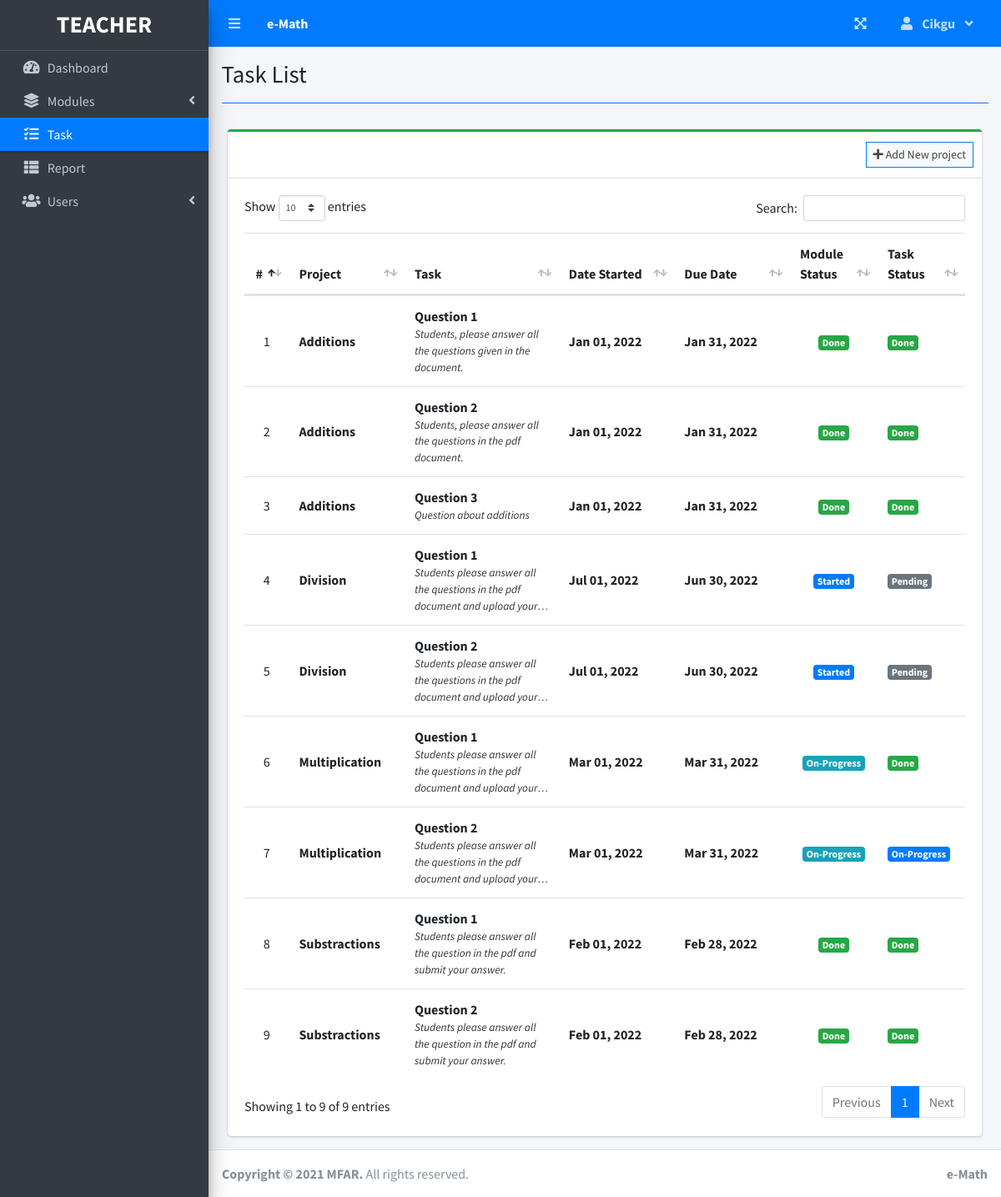
The app's page /index.php?page=task_list (signed in) with its own data.
### tables this page shows
CREATE TABLE `task_list` (
  `id` int(30) NOT NULL,
  `project_id` int(30) NOT NULL,
  `task` varchar(200) NOT NULL,
  `video` text NOT NULL,
  `material` text NOT NULL,
  `description` text NOT NULL,
  `status` tinyint(4) NOT NULL,
  `date_created` datetime NOT NULL DEFAULT current_timestamp()
);

CREATE TABLE `project_list` (
  `id` int(30) NOT NULL,
  `name` varchar(200) NOT NULL,
  `description` text NOT NULL,
  `video` text NOT NULL,
  `status` tinyint(2) NOT NULL,
  `start_date` date NOT NULL,
  `end_date` date NOT NULL,
  `manager_id` int(30) NOT NULL,
  `user_ids` text NOT NULL,
  `date_created` datetime NOT NULL DEFAULT current_timestamp()
);

### task_list.php (the view, shortened to what this page needs)
<?php include'db_connect.php' ?>
<div class="col-lg-12">
	<div class="card card-outline card-success">
		<div class="card-header">
			<div class="card-tools">
			<?php if($_SESSION['login_type'] != 2): ?>
				<a class="btn btn-block btn-sm btn-default btn-flat border-primary" href="./index.php?page=new_module"><i class="fa fa-plus"></i> Add New project</a>
				<?php endif; ?>
			</div>
		</div>
		<div class="card-body">
			<table class="table tabe-hover table-condensed" id="list">
				<colgroup>
					<col width="5%">
					<col width="15%">
					<col width="20%">
					<col width="15%">
					<col width="15%">
					<col width="10%">
					<col width="10%">
				</colgroup>
				<thead>
					<tr>
						<th class="text-center">#</th>
						<th>Project</th>
						<th>Task</th>
						<th>Date Started</th>
						<th>Due Date</th>
						<th>Module Status</th>
						<th>Task Status</th>
					</tr>
				</thead>
				<tbody>
					<?php
					$i = 1;
					$where = "";
					if($_SESSION['login_type'] == 1){
						$where = " where p.manager_id = '{$_SESSION['login_id']}' ";
					}elseif($_SESSION['login_type'] == 2){
						$where = " where concat('[',REPLACE(p.user_ids,',','],['),']') LIKE '%[{$_SESSION['login_id']}]%' ";
					}
					$stat = array("Pending","Started","On-Progress","On-Hold","Over Due","Done");
					$qry = $conn->query("SELECT t.*,p.name as pname,p.start_date,p.status as pstatus, p.end_date,p.id as pid FROM task_list t inner join project_list p on p.id = t.project_id $where order by p.name asc");
					while($row= $qry->fetch_assoc()):
						$trans = get_html_translation_table(HTML_ENTITIES,ENT_QUOTES);
						unset($trans["\""], $trans["<"], $trans[">"], $trans["<h2"]);
						$desc = strtr(html_entity_decode($row['description']),$trans);
						$desc=str_replace(array("<li>","</li>"), array("",", "), $desc);
		                $cprog = $conn->query("SELECT * FROM task_list where project_id = {$row['pid']} and status = 3")->num_rows;
		                $prod = $conn->query("SELECT * FROM user_productivity where project_id = {$row['pid']}")->num_rows;
		                if($row['pstatus'] == 0 && strtotime(date('Y-m-d')) >= strtotime($row['start_date'])):
		                if($prod  > 0  || $cprog > 0)
		                  $row['pstatus'] = 2;
		                else
		                  $row['pstatus'] = 1;
		                elseif($row['pstatus'] == 0 && strtotime(date('Y-m-d')) > strtotime($row['end_date'])):
		                $row['pstatus'] = 4;
		                endif;
					?>
					<tr>
						<td class="text-center"><?php echo $i++ ?></td>
						<td>
							<p><b><?php echo ucwords($row['pname']) ?></b></p>
						</td>
						<td>
							<p><b><?php echo ucwords($row['task']) ?></b></p>
							<p class="truncate"><?php echo strip_tags($desc) ?></p>
						</td>
						<td><b><?php echo date("M d, Y",strtotime($row['start_date'])) ?></b></td>
						<td><b><?php echo date("M d, Y",strtotime($row['end_date'])) ?></b></td>
						<td class="text-center">
							<?php
							  if($stat[$row['pstatus']] =='Pending'){
							  	echo "<span class='badge badge-secondary'>{$stat[$row['pstatus']]}</span>";
							  }elseif($stat[$row['pstatus']] =='Started'){
							  	echo "<span class='badge badge-primary'>{$stat[$row['pstatus']]}</span>";
							  }elseif($stat[$row['pstatus']] =='On-Progress'){
							  	echo "<span class='badge badge-info'>{$stat[$row['pstatus']]}</span>";
							  }elseif($stat[$row['pstatus']] =='On-Hold'){
							  	echo "<span class='badge badge-warning'>{$stat[$row['pstatus']]}</span>";
							  }elseif($stat[$row['pstatus']] =='Over Due'){
							  	echo "<span class='badge badge-danger'>{$stat[$row['pstatus']]}</span>";
							  }elseif($stat[$row['pstatus']] =='Done'){
							  	echo "<span class='badge badge-success'>{$stat[$row['pstatus']]}</span>";
							  }
							?>
						</td>
						<td>
                        	<?php
                        	if($row['status'] == 1){
						  		echo "<span class='badge badge-secondary'>Pending</span>";
                        	}elseif($row['status'] == 2){
						  		echo "<span class='badge badge-primary'>On-Progress</span>";
                        	}elseif($row['status'] == 3){
						  		echo "<span class='badge badge-success'>Done</span>";
                        	}
                        	?>
                        </td>
					</tr>
				<?php endwhile; ?>
				</tbody>
			</table>
		</div>
	</div>
</div>

### index.php (shortened to what this page needs)
<!DOCTYPE html>
<html lang="en">
<?php
	include 'header.php'
?>
<body class="hold-transition sidebar-mini layout-fixed layout-navbar-fixed layout-footer-fixed">
<div class="wrapper">
  <?php include 'topbar.php' ?>
  <?php include 'sidebar.php' ?>
  <div class="content-wrapper">
    <div class="content-header">
      <div class="container-fluid">
        <div class="row mb-2">
          <div class="col-sm-6">
            <h1 class="m-0"><?php echo $title ?></h1>
          </div>
        </div>
            <hr class="border-primary">
      </div>
    </div>
    <section class="content">
      <div class="container-fluid">
         <?php
            $page = isset($_GET['page']) ? $_GET['page'] : 'home';
            if(!file_exists($page.".php")){
                include '404.html';
            }else{
            include $page.'.php';
            }
          ?>
      </div>
    </section>
  </div>
  <footer class="main-footer">
    <strong>Copyright &copy; 2021 MFAR</a>.</strong>
    All rights reserved.
    <div class="float-right d-none d-sm-inline-block">
      <b><?php echo $_SESSION['system']['name'] ?></b>
    </div>
  </footer>
</div>
</body>
</html>

### header.php (shortened to what this page needs)
<head>
  <?php
  $title = isset($_GET['page']) ? ucwords(str_replace("_", ' ', $_GET['page'])) : "Home";
  ?>
  <link rel="stylesheet" href="assets/plugins/fontawesome-free/css/all.min.css">
  <link rel="stylesheet" href="assets/plugins/overlayScrollbars/css/OverlayScrollbars.min.css">
  <link rel="stylesheet" href="assets/plugins/datatables-bs4/css/dataTables.bootstrap4.min.css">
  <link rel="stylesheet" href="assets/plugins/datatables-responsive/css/responsive.bootstrap4.min.css">
  <link rel="stylesheet" href="assets/plugins/datatables-buttons/css/buttons.bootstrap4.min.css">
  <link rel="stylesheet" href="assets/plugins/select2/css/select2.min.css">
  <link rel="stylesheet" href="assets/plugins/select2-bootstrap4-theme/select2-bootstrap4.min.css">
  <link rel="stylesheet" href="assets/plugins/sweetalert2-theme-bootstrap-4/bootstrap-4.min.css">
  <link rel="stylesheet" href="assets/plugins/toastr/toastr.min.css">
  <link rel="stylesheet" href="assets/plugins/dropzone/min/dropzone.min.css">
  <link rel="stylesheet" href="assets/dist/css/jquery.datetimepicker.min.css">
  <link rel="stylesheet" href="assets/plugins/icheck-bootstrap/icheck-bootstrap.min.css">
  <link rel="stylesheet" href="assets/plugins/bootstrap4-toggle/css/bootstrap4-toggle.min.css">
  <link rel="stylesheet" href="assets/dist/css/adminlte.min.css">
  <link rel="stylesheet" href="assets/dist/css/styles.css">
  <link rel="stylesheet" href="assets/plugins/summernote/summernote-bs4.min.css">
</head>

### topbar.php (shortened to what this page needs)
<nav class="main-header navbar navbar-expand navbar-primary navbar-dark ">
  <ul class="navbar-nav">
    <?php if(isset($_SESSION['login_id'])): ?>
    <li class="nav-item">
      <a class="nav-link" data-widget="pushmenu" href="" role="button"><i class="fas fa-bars"></i></a>
    </li>
  <?php endif; ?>
    <li>
      <a class="nav-link text-white"  href="./" role="button"> <large><b><?php echo $_SESSION['system']['name'] ?></b></large></a>
    </li>
  </ul>
  <ul class="navbar-nav ml-auto">
    <li class="nav-item">
      <a class="nav-link" data-widget="fullscreen" href="#" role="button">
        <i class="fas fa-expand-arrows-alt"></i>
      </a>
    </li>
   <li class="nav-item dropdown">
          <a class="nav-link"  data-toggle="dropdown" aria-expanded="true" href="javascript:void(0)">
            <span>
              <div class="d-felx badge-pill">
                <span class="fa fa-user mr-2"></span>
                <span><b><?php echo ucwords($_SESSION['login_firstname']) ?></b></span>
                <span class="fa fa-angle-down ml-2"></span>
              </div>
            </span>
          </a>
    </li>
  </ul>
</nav>

### sidebar.php (shortened to what this page needs)
<aside class="main-sidebar sidebar-dark-primary elevation-4">
  <div class="dropdown">
 	<a href="./" class="brand-link">
      <?php if($_SESSION['login_type'] == 1): ?>
      <h3 class="text-center p-0 m-0"><b>TEACHER</b></h3>
      <?php else: ?>
      <h3 class="text-center p-0 m-0"><b>STUDENT</b></h3>
      <?php endif; ?>
  </a>
  </div>
  <div class="sidebar pb-4 mb-4">
    <nav class="mt-2">
      <ul class="nav nav-pills nav-sidebar flex-column nav-flat" data-widget="treeview" role="menu" data-accordion="false">
        <li class="nav-item dropdown">
          <a href="./" class="nav-link nav-home">
            <i class="nav-icon fas fa-tachometer-alt"></i>
            <p>
              Dashboard
            </p>
          </a>
        </li>
        <li class="nav-item">
          <a href="#" class="nav-link nav-edit_module nav-view_module">
            <i class="nav-icon fas fa-layer-group"></i>
            <p>
              Modules
              <i class="right fas fa-angle-left"></i>
            </p>
          </a>
        </li>
        <li class="nav-item">
              <a href="./index.php?page=task_list" class="nav-link nav-task_list">
                <i class="fas fa-tasks nav-icon"></i>
                <p>Task</p>
              </a>
        </li>
        <?php if($_SESSION['login_type'] != 2): ?>
         <li class="nav-item">
              <a href="./index.php?page=reports" class="nav-link nav-reports">
                <i class="fas fa-th-list nav-icon"></i>
                <p>Report</p>
              </a>
        </li>
        <?php endif; ?>
        <?php if($_SESSION['login_type'] == 1): ?>
        <li class="nav-item">
          <a href="#" class="nav-link nav-edit_user">
            <i class="nav-icon fas fa-users"></i>
            <p>
              Users
              <i class="right fas fa-angle-left"></i>
            </p>
          </a>
        </li>
      <?php endif; ?>
      </ul>
    </nav>
  </div>
</aside>

### task_list.php (style rules this page uses)
table p { margin: unset !important; }
table td { vertical-align: middle !important }

### records on screen
task_list: project_list.name "Additions", task "Question 1", description "Students, please answer all the questions given in the document.", project_list.start_date "Jan 01, 2022", project_list.end_date "Jan 31, 2022", project_list.status "Done", status "Done"
task_list: project_list.name "Additions", task "Question 2", description "Students, please answer all the questions in the pdf document.", project_list.start_date "Jan 01, 2022", project_list.end_date "Jan 31, 2022", project_list.status "Done", status "Done"
task_list: project_list.name "Additions", task "Question 3", description "Question about additions", project_list.start_date "Jan 01, 2022", project_list.end_date "Jan 31, 2022", project_list.status "Done", status "Done"
task_list: project_list.name "Division", task "Question 1", description "Students please answer all the questions in the pdf document and upload…", project_list.start_date "Jul 01, 2022", project_list.end_date "Jun 30, 2022", status "Started", shows "Pending"
task_list: project_list.name "Division", task "Question 2", description "Students please answer all the questions in the pdf document and upload…", project_list.start_date "Jul 01, 2022", project_list.end_date "Jun 30, 2022", status "Started", shows "Pending"
task_list: project_list.name "Multiplication", task "Question 1", description "Students please answer all the questions in the pdf document and upload…", project_list.start_date "Mar 01, 2022", project_list.end_date "Mar 31, 2022", pstatus "On-Progress", status "Done"
task_list: project_list.name "Multiplication", task "Question 2", description "Students please answer all the questions in the pdf document and upload…", project_list.start_date "Mar 01, 2022", project_list.end_date "Mar 31, 2022", status "On-Progress"
task_list: project_list.name "Substractions", task "Question 1", description "Students please answer all the question in the pdf and submit your answer.", project_list.start_date "Feb 01, 2022", project_list.end_date "Feb 28, 2022", project_list.status "Done", status "Done"
task_list: project_list.name "Substractions", task "Question 2", description "Students please answer all the question in the pdf and submit your answer.", project_list.start_date "Feb 01, 2022", project_list.end_date "Feb 28, 2022", project_list.status "Done", status "Done"

### other values on screen
$_SESSION['system']['name'] "e-Math"
$_SESSION['login_firstname'] "Cikgu"
$title "Task List"
